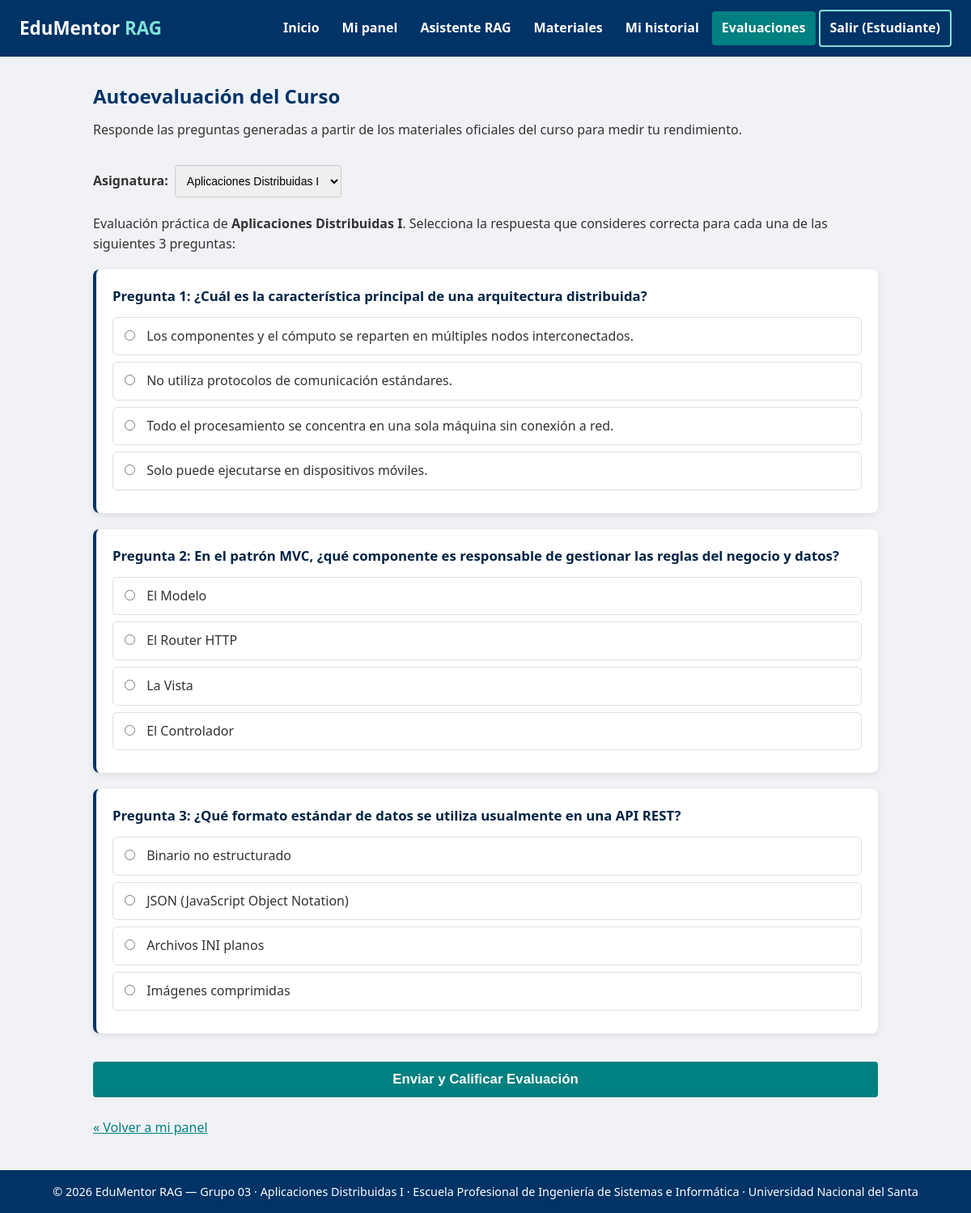
The page /evaluaciones.php (signed in) on the database its author committed.
### tables this page shows
CREATE TABLE cursos (
  id INT AUTO_INCREMENT PRIMARY KEY,
  docente_id INT NOT NULL,
  codigo VARCHAR(10) NOT NULL,
  nombre VARCHAR(120) NOT NULL,
  ciclo TINYINT,
  descripcion TEXT,
  FOREIGN KEY (docente_id) REFERENCES usuarios(id) ON DELETE CASCADE
);

CREATE TABLE preguntas_banco (
  id INT AUTO_INCREMENT PRIMARY KEY,
  curso_id INT NOT NULL,
  enunciado TEXT NOT NULL,
  opcion_correcta VARCHAR(255) NOT NULL,
  opciones_incorrectas TEXT NOT NULL,
  explicacion TEXT NULL,
  FOREIGN KEY (curso_id) REFERENCES cursos(id) ON DELETE CASCADE
);

### backend/auth.php (called while the page is built, shortened)
<?php
require_once __DIR__ . '/datos.php';
function estaAutenticado() {
    return isset($_SESSION['usuario']) && !empty($_SESSION['usuario']);
}
function obtenerUsuarioActual() {
    return estaAutenticado() ? $_SESSION['usuario'] : null;
}
function esDocente() {
    $u = obtenerUsuarioActual();
    return $u && $u['rol'] === 'docente';
}

### database/conexion.php (called while the page is built)
<?php
function obtenerConexionBD() {
    static $pdo = null;
    if ($pdo !== null) {
        return $pdo;
    }
    $host    = getenv('DB_HOST') ?: '127.0.0.1';
    $puerto  = getenv('DB_PORT') ?: '3306';
    $dbname  = getenv('DB_NAME') ?: 'edumentor';
    $usuario = getenv('DB_USER') ?: 'root';
    $clave   = getenv('DB_PASS') !== false ? getenv('DB_PASS') : '';
    try {
        $dsn = "mysql:host={$host};port={$puerto};dbname={$dbname};charset=utf8mb4";
        $pdo = new PDO($dsn, $usuario, $clave, [
            PDO::ATTR_ERRMODE            => PDO::ERRMODE_EXCEPTION,
            PDO::ATTR_DEFAULT_FETCH_MODE => PDO::FETCH_ASSOC,
            PDO::ATTR_EMULATE_PREPARES   => false,
        ]);
        return $pdo;
    } catch (PDOException $e) {
        error_log('EduMentor - error de conexión MySQL: ' . $e->getMessage());
        http_response_code(500);
        $msg = 'No se pudo conectar con la base de datos. Verifica que MySQL esté iniciado en XAMPP y que exista la base "edumentor" (importa database/edumentor.sql).';
        foreach (headers_list() as $h) {
            if (stripos($h, 'application/json') !== false) {
                die(json_encode(['error' => $msg]));
            }
        }
        die('<p style="font-family:sans-serif;padding:20px;color:#a00">' . htmlspecialchars($msg) . '</p>');
    }
}

### backend/datos.php (called while the page is built, shortened)
<?php
require_once __DIR__ . '/../database/conexion.php';
function obtenerCursos() {
    return obtenerConexionBD()->query('SELECT * FROM cursos ORDER BY id')->fetchAll();
}
function obtenerCursoPorId($id) {
    $st = obtenerConexionBD()->prepare('SELECT * FROM cursos WHERE id = ?');
    $st->execute([(int)$id]);
    return $st->fetch() ?: null;
}
function obtenerPreguntasBanco($curso_id = null) {
    $pdo = obtenerConexionBD();
    if ($curso_id !== null && $curso_id > 0) {
        $st = $pdo->prepare('SELECT * FROM preguntas_banco WHERE curso_id = ? ORDER BY id');
        $st->execute([(int)$curso_id]);
        $filas = $st->fetchAll();
    } else {
        $filas = $pdo->query('SELECT * FROM preguntas_banco ORDER BY id')->fetchAll();
    }
    foreach ($filas as &$p) {
        $p['opciones_incorrectas'] = array_values(array_filter(explode(SEPARADOR_OPCIONES, (string)$p['opciones_incorrectas']), 'strlen'));
    }
    return $filas;
}

### evaluaciones.php (the view, shortened to what this page needs)
<?php
require_once __DIR__ . '/backend/auth.php';
require_once __DIR__ . '/backend/datos.php';
$cursos = obtenerCursos();
$cursoId = isset($_GET['curso_id']) ? (int)$_GET['curso_id'] : (isset($_POST['curso_id']) ? (int)$_POST['curso_id'] : (isset($cursos[0]['id']) ? $cursos[0]['id'] : 1));
$resultadoQuiz = null;
$preguntasBanco = obtenerPreguntasBanco($cursoId);
$cursoActual = obtenerCursoPorId($cursoId);
require_once __DIR__ . '/includes/header.php';
?>
<main class="container">
  <div class="acciones-top">
    <div>
      <h2><?php echo esDocente() ? 'Gestión de Banco de Preguntas' : 'Autoevaluación del Curso'; ?></h2>
      <p class="intro">
        <?php echo esDocente()
          ? 'Administra los reactivos y preguntas de opción múltiple para que los estudiantes comprueben su aprendizaje.'
          : 'Responde las preguntas generadas a partir de los materiales oficiales del curso para medir tu rendimiento.'; ?>
      </p>
    </div>
    <div>
      <form method="GET" action="evaluaciones.php" style="display: flex; gap: 8px; align-items: center;">
        <label for="curso_id" style="font-weight: 600;">Asignatura:</label>
        <select name="curso_id" id="curso_id" class="input-control" style="width: auto;" onchange="this.form.submit()">
          <?php foreach ($cursos as $c): ?>
            <option value="<?php echo $c['id']; ?>" <?php echo ($cursoId === $c['id']) ? 'selected' : ''; ?>>
              <?php echo htmlspecialchars($c['nombre']); ?>
            </option>
          <?php endforeach; ?>
        </select>
      </form>
    </div>
  </div>
  <?php if (esDocente()): ?>
    <!-- ==========================================
         VISTA DEL DOCENTE: BANCO DE PREGUNTAS
         ========================================== -->
    <section class="card" style="margin-bottom: 25px;">
      <h3>+ Agregar Nueva Pregunta al Banco (<?php echo htmlspecialchars($cursoActual['nombre']); ?>)</h3>
      <p style="font-size: 0.9rem; color: #555; margin-bottom: 12px;">Formula un reactivo académico basado en las separatas o diapositivas cargadas.</p>
      <form action="evaluaciones.php" method="POST" class="form">
        <input type="hidden" name="accion" value="crear_pregunta">
        <input type="hidden" name="curso_id" value="<?php echo $cursoId; ?>">
        <div class="form-group">
          <label for="enunciado">Enunciado de la pregunta</label>
          <textarea class="input-control" id="enunciado" name="enunciado" rows="2" required placeholder="Ej. ¿Cuál es la principal ventaja de una arquitectura orientada a servicios frente a una monolítica?"></textarea>
        </div>
        <div class="form-group">
          <label for="opcion_correcta" style="color: #006655;">✓ Opción correcta</label>
          <input class="input-control" type="text" id="opcion_correcta" name="opcion_correcta" required placeholder="Escribe la respuesta correcta exacta">
        </div>
        <div class="grid" style="margin-bottom: 0;">
          <div class="form-group" style="flex: 1 1 200px;">
            <label for="distractor1">Opción incorrecta 1</label>
            <input class="input-control" type="text" id="distractor1" name="distractor1" required placeholder="Distractor A">
          </div>
          <div class="form-group" style="flex: 1 1 200px;">
            <label for="distractor2">Opción incorrecta 2</label>
            <input class="input-control" type="text" id="distractor2" name="distractor2" placeholder="Distractor B">
          </div>
          <div class="form-group" style="flex: 1 1 200px;">
            <label for="distractor3">Opción incorrecta 3</label>
            <input class="input-control" type="text" id="distractor3" name="distractor3" placeholder="Distractor C">
          </div>
        </div>
        <div class="form-group">
          <label for="explicacion">Fundamento académico / Fuente documental</label>
          <input class="input-control" type="text" id="explicacion" name="explicacion" placeholder="Ej. Fuente: Separata Unidad 2, pág. 10. Los microservicios permiten despliegues independientes...">
        </div>
        <button type="submit" class="btn">Guardar pregunta en el banco</button>
      </form>
    </section>
    <h3>Preguntas registradas en este curso (<?php echo count($preguntasBanco); ?>)</h3>
    <?php if (empty($preguntasBanco)): ?>
      <p class="alerta">No hay preguntas registradas aún para este curso. Agrega la primera en el formulario de arriba.</p>
    <?php else: ?>
      <div style="display: flex; flex-direction: column; gap: 15px;">
        <?php foreach ($preguntasBanco as $idx => $p): ?>
          <div class="card" style="border-left: 4px solid var(--verde);">
            <h4>#<?php echo ($idx + 1); ?>: <?php echo htmlspecialchars($p['enunciado']); ?></h4>
            <p style="margin: 8px 0; color: #006655;"><strong>Respuesta correcta:</strong> <?php echo htmlspecialchars($p['opcion_correcta']); ?></p>
            <p style="font-size: 0.9rem; color: #666;">
              <strong>Distractores:</strong> <?php echo htmlspecialchars(implode(' &bull; ', $p['opciones_incorrectas'])); ?>
            </p>
            <?php if (!empty($p['explicacion'])): ?>
              <p style="font-size: 0.85rem; color: #555; margin-top: 6px;"><em>Fundamento: <?php echo htmlspecialchars($p['explicacion']); ?></em></p>
            <?php endif; ?>
          </div>
        <?php endforeach; ?>
      </div>
    <?php endif; ?>
  <?php else: ?>
    <?php if ($resultadoQuiz !== null): ?>
      <div class="card" style="border-top: 5px solid <?php echo ($resultadoQuiz['nota'] >= 11) ? '#2ecc71' : '#e74c3c'; ?>; margin-bottom: 25px;">
        <h3>Resultado de la Evaluación</h3>
        <p style="font-size: 1.2rem; margin: 10px 0;">
          Calificación obtenida: <strong><?php echo $resultadoQuiz['nota']; ?> / 20</strong>
          (<?php echo $resultadoQuiz['correctas']; ?> de <?php echo $resultadoQuiz['total']; ?> aciertos)
        </p>
        <?php if ($resultadoQuiz['nota'] >= 11): ?>
          <p class="alerta-exito">¡Buen trabajo! Has demostrado dominio de los conceptos autorizados en este curso.</p>
        <?php else: ?>
          <p class="alerta">Revisa las explicaciones de los reactivos y utiliza el Asistente RAG para reforzar los temas de la separata.</p>
        <?php endif; ?>
        <div style="margin-top: 20px;">
          <h4>Revisión de respuestas:</h4>
          <?php foreach ($resultadoQuiz['detalles'] as $idx => $d): ?>
            <div class="card" style="margin-top: 12px; border-left: 4px solid <?php echo $d['es_correcta'] ? '#2ecc71' : '#e74c3c'; ?>;">
              <p><strong>Pregunta #<?php echo ($idx + 1); ?>:</strong> <?php echo htmlspecialchars($d['enunciado']); ?></p>
              <p style="margin: 6px 0;">
                Tu respuesta:
                <span style="color: <?php echo $d['es_correcta'] ? '#1e8449' : '#c0392b'; ?>; font-weight: 600;">
                  <?php echo !empty($d['respuesta_dada']) ? htmlspecialchars($d['respuesta_dada']) : '(Sin responder)'; ?>
                  <?php echo $d['es_correcta'] ? '✓ Correcto' : '✗ Incorrecto'; ?>
                </span>
              </p>
              <?php if (!$d['es_correcta']): ?>
                <p style="color: #1e8449;"><strong>Respuesta correcta:</strong> <?php echo htmlspecialchars($d['opcion_correcta']); ?></p>
              <?php endif; ?>
              <?php if (!empty($d['explicacion'])): ?>
                <div class="quiz-explicacion"><?php echo htmlspecialchars($d['explicacion']); ?></div>
              <?php endif; ?>
            </div>
          <?php endforeach; ?>
        </div>
        <div style="margin-top: 20px;">
          <a href="evaluaciones.php?curso_id=<?php echo $cursoId; ?>" class="btn">Intentar de nuevo</a>
          <a href="asistente.php?curso_id=<?php echo $cursoId; ?>" class="btn btn-sec">Preguntar al Asistente RAG</a>
        </div>
      </div>
    <?php else: ?>
      <form action="evaluaciones.php" method="POST">
        <p class="intro">
          Evaluación práctica de <strong><?php echo htmlspecialchars($cursoActual['nombre']); ?></strong>.
          Selecciona la respuesta que consideres correcta para cada una de las siguientes <?php echo count($preguntasBanco); ?> preguntas:
        </p>
        <?php foreach ($preguntasBanco as $idx => $p):
          $opciones = array_merge([$p['opcion_correcta']], $p['opciones_incorrectas']);
          shuffle($opciones);
        ?>
          <div class="quiz-card">
            <p class="quiz-pregunta">Pregunta <?php echo ($idx + 1); ?>: <?php echo htmlspecialchars($p['enunciado']); ?></p>
            <?php foreach ($opciones as $opc): ?>
              <label class="quiz-opcion">
                <input type="radio" name="resp[<?php echo $p['id']; ?>]" value="<?php echo htmlspecialchars($opc); ?>" required>
                <?php echo htmlspecialchars($opc); ?>
              </label>
            <?php endforeach; ?>
          </div>
        <?php endforeach; ?>
        <button type="submit" class="btn-submit" style="margin-top: 15px; font-size: 1.05rem;">
          Enviar y Calificar Evaluación
        </button>
      </form>
    <?php endif; ?>
  <?php endif; ?>
  <p style="margin-top: 25px;"><a href="dashboard.php">&laquo; Volver a mi panel</a></p>
</main>
<?php require_once __DIR__ . '/includes/footer.php'; ?>

### css/styles.css (style rules this page uses)
:root { --azul:#003366;--azul-osc:#002244;--verde:#008080;--verde-osc:#005555;--fondo:#f0f2f5;--txt:#333 }
* { box-sizing:border-box;margin:0;padding:0 }
body { font-family:'Segoe UI',Tahoma,Geneva,Verdana,sans-serif;background:var(--fondo);color:var(--txt);line-height:1.6 }
a { color:var(--verde) }
.container { max-width:1000px;margin:30px auto;padding:0 15px }
.container h2 { color:var(--azul);margin-bottom:10px }
.intro { margin-bottom:18px }
.input-control { width:100%;padding:10px;border:1px solid #ccc;border-radius:4px;font-size:14px }
.btn-submit { background:var(--verde);color:#fff;border:0;padding:12px 20px;font-size:16px;border-radius:4px;cursor:pointer;width:100%;font-weight:700 }
.acciones-top { display:flex;justify-content:space-between;align-items:center;flex-wrap:wrap;gap:12px;margin-bottom:20px }
.quiz-card { background:#fff;padding:20px;border-radius:8px;box-shadow:0 3px 8px rgba(0,0,0,.08);margin-bottom:20px;border-left:4px solid var(--azul) }
.quiz-pregunta { font-weight:700;font-size:1.05rem;margin-bottom:12px;color:var(--azul-osc) }
.quiz-opcion { display:block;padding:10px 14px;border:1px solid #dcdfe6;border-radius:6px;margin-bottom:8px;cursor:pointer;transition:background .2s }
.quiz-opcion input { margin-right:10px }

### rows shown on the page
cursos: nombre "Aplicaciones Distribuidas I"
preguntas_banco: enunciado "¿Cuál es la característica principal de una arquitectura distribuida?", opc "Los componentes y el cómputo se reparten en múltiples nodos interconectados.", opc "No utiliza protocolos de comunicación estándares.", opc "Todo el procesamiento se concentra en una sola máquina sin conexión a red.", opc "Solo puede ejecutarse en dispositivos móviles."
preguntas_banco: enunciado "En el patrón MVC, ¿qué componente es responsable de gestionar las reglas del negocio y datos?", opc "El Modelo", opc "El Router HTTP", opc "La Vista", opc "El Controlador"
preguntas_banco: enunciado "¿Qué formato estándar de datos se utiliza usualmente en una API REST?", opc "Binario no estructurado", opc "JSON (JavaScript Object Notation)", opc "Archivos INI planos", opc "Imágenes comprimidas"

### other values the page prints
count($preguntasBanco) "3"
form field curso_id "Aplicaciones Distribuidas I"
